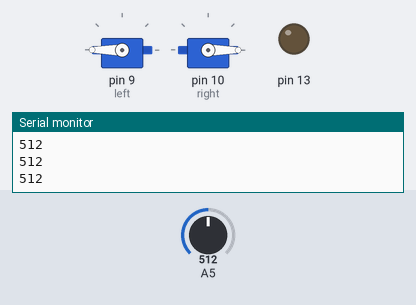
Bench run of a sketch on a simulated Arduino Uno, built with avr-gcc and run on an emulated ATmega328P. Parts: 2 × servo, output pins drawn as LEDs (lit = HIGH), the last lines printed to the serial monitor. The inputs (shaded band) are chosen by the test bench; at power-on: A5 = 512.

Above: at 1.2 s.
1.3 s: A5 set to 215
2.8 s: A5 set to 188
At 3.1 s:
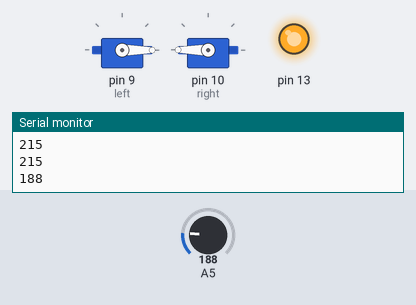
5.8 s: A5 set to 210
At 6.6 s:
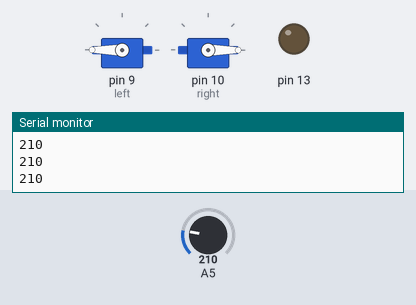
7.3 s: A5 set to 190
At 8.7 s:
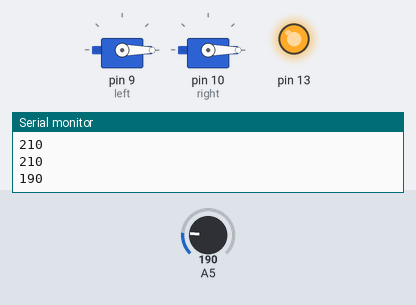
Timing chart, 0 to 11.3 s (numbered marks = the images above; inputs shaded):
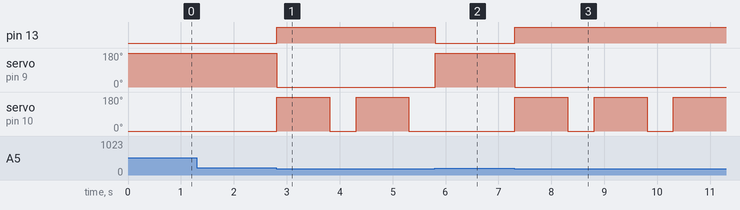

The sketch:

techconnect-robots.ino
```cpp
#include <Servo.h>

Servo left;
Servo right;

void setup() {
  Serial.begin(9600);

  pinMode(13, OUTPUT);
  pinMode(A5, INPUT);

  left.attach(9);
  right.attach(10);
}

void go() {
  left.write(180);
  right.write(0);
}

void retreat() {
  digitalWrite(13, HIGH);

  left.write(0);
  right.write(180);
  delay(1000);

  right.write(0);
  delay(500);

  digitalWrite(13, LOW);
}

void loop() {
  int value = analogRead(A5);
  Serial.println(value);
  if (value<200) {
    retreat();
  } else {
    go();
  }
}
```

Measured:
- the behaviour switches between 200 and 199 on A5 (found by bisection; images 0 and 1)
- after the input at 2.8 s, pin 13: LOW → HIGH at once; servo on pin 9 (left): 180° → 0° at once; servo on pin 10 (right): alternates 180° for 1.0 s and 0° for 0.50 s, starting at once
- after the input at 5.8 s, pin 13: HIGH → LOW at once; servo on pin 9 (left): 0° → 180° at once; servo on pin 10 (right): stays 0° (without the input it goes to 180° after 0.01 s)
- after the input at 7.3 s, pin 13: LOW → HIGH at once; servo on pin 9 (left): 180° → 0° at once; servo on pin 10 (right): alternates 180° for 1.0 s and 0° for 0.50 s, starting at once
